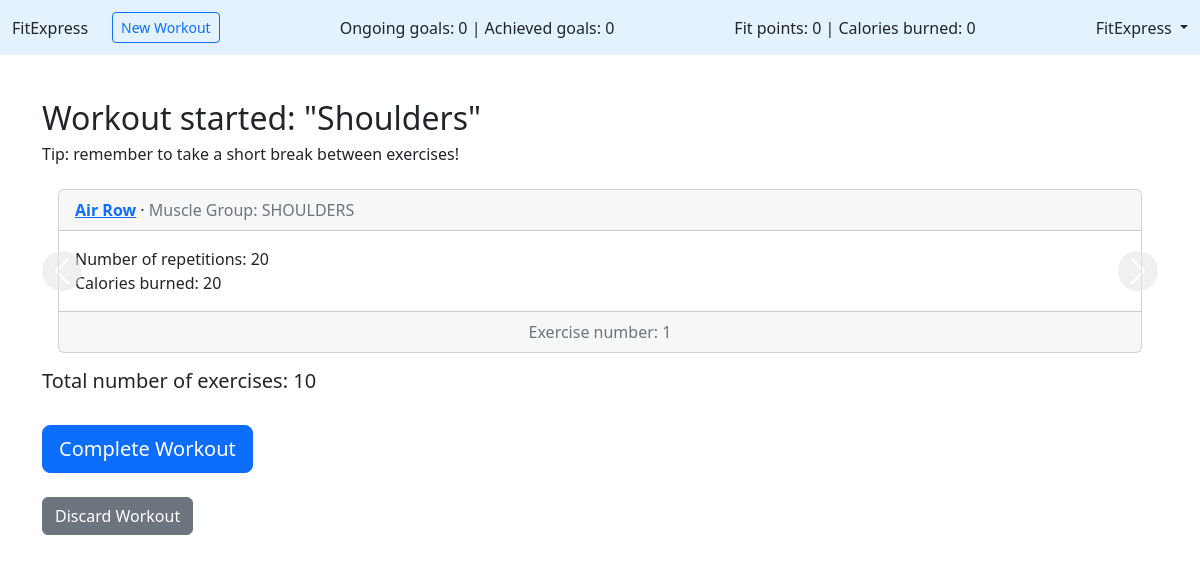
The app's page /workouts/5/train (signed in) with its own data.
### accounts/models.py (models this page shows, shortened)
class CustomUser(AbstractUser):
    birth = models.DateField(null=True, blank=True)
    calories_burned = models.PositiveIntegerField(default=0)
    fit_points = models.PositiveIntegerField(default=0)
    weight = models.PositiveIntegerField(null=True)
    completed_goals = models.PositiveIntegerField(default=0)
    active_goals = models.PositiveIntegerField(default=0)

### workouts/models.py (models this page shows, shortened)
class Workout(models.Model):
    title = models.CharField(max_length=255)
    description = models.TextField()
    exercise_num = models.PositiveIntegerField(default=0)
    last_training_date = models.DateField(null=True, blank=True)
    kcal = models.PositiveIntegerField(default=0)
    author = models.ForeignKey(
        settings.AUTH_USER_MODEL,
        on_delete=models.CASCADE,
    )

class WorkoutExercises(models.Model):
    workout = models.ForeignKey(Workout, on_delete=models.CASCADE)
    exercise = models.ForeignKey(Exercises, on_delete=models.CASCADE)
    repetitions = models.PositiveIntegerField()
    kcal_tot = models.PositiveIntegerField()

class Exercises(models.Model):
    muscle_group = models.TextField(choices=MuscleGroups.choices)
    title = models.CharField(max_length=255)
    kcal_rep = models.PositiveIntegerField()

### workouts/views.py (the view, shortened to what this page needs)
# urls.py: path("<int:pk>/train", WorkoutTrainView.as_view(), name="workouttrain"),
class WorkoutTrainView(LoginRequiredMixin, UserPassesTestMixin, UpdateView):
    model = Workout
    fields = ()
    template_name = "workout_train.html"
    success_url = reverse_lazy("home")
    def test_func(self):  # new
        obj = self.get_object()
        if obj.author.username != "FitExpress":
            return obj.author == self.request.user
        else:
            return True
    def get_context_data(self, **kwargs):
        context = super().get_context_data(**kwargs)
        context["exercises"] = WorkoutExercises.objects.filter(workout=self.kwargs["pk"])
        return context

### templates/workout_train.html (shortened to what this page needs)
{% extends "base_workout.html" %}
{% block content %}
    {% if exercises.count > 0 %}
    <form action="" method="post">{% csrf_token %}
    <h2>Workout started: "{{ workout.title }}"</h2>
    <h6>Tip: remember to take a short break between exercises!</h6>
    <div id="CarouselWithControls" class="carousel slide" data-ride="carousel">
                <div class="carousel-inner">
                {% for exercise in exercises %}
                    {% if forloop.first %}
                      <div class="carousel-item {% if forloop.first %} active {% endif %}">
                       <div class="card">
                        <div class="card-header">
                        <span class="fw-bold">
                          <a href="#">{{ exercise.exercise.title }}</a>
                        </span> &middot;
                        <span class="text-muted">Muscle Group: {{ exercise.exercise.muscle_group }}</span>
                      </div>
                      <div class="card-body">
                        Number of repetitions: {{ exercise.repetitions }} <br>
                        Calories burned: {{ exercise.kcal_tot }}
                      </div>
                      <div class="card-footer text-center text-muted">
                        Exercise number: {{ forloop.counter}}
                      </div>
                        </div>
                      </div>
                    {% endif %}
                {% endfor %}
                    </div>
                <a class="carousel-control-prev" href="#CarouselWithControls" role="button" data-bs-slide="prev">
                  <span class="carousel-control-prev-icon" aria-hidden="true"></span>
                </a>
                <a class="carousel-control-next" href="#CarouselWithControls" role="button" data-bs-slide="next">
                  <span class="carousel-control-next-icon" aria-hidden="true"></span>
                </a>
    </div>
    <h5>Total number of exercises: {{ exercises.count }}</h5>
    <br><button class="btn btn-primary btn-lg" type="submit">Complete Workout</button>
    <p><br><a class="btn btn-secondary" href="{% url 'home' %}" role="button">Discard Workout</a></p>
    </form>
    {% else %}
        <h4>Your workout doesn't have any exercises yet!</h4>
         <p><br><a class="btn btn-primary" href="{% url 'workoutexercise_new' workout.pk %}" role="button">Add new exercise</a></p>
    {% endif %}
{% endblock content %}

### templates/base_workout.html (shortened to what this page needs)
<!DOCTYPE html>
<html>
<head>
  <link href="https://cdn.jsdelivr.net/npm/bootstrap@5.2.3/dist/css/bootstrap.min.css" rel="stylesheet"
>
</head>
<body>
  <header class="p-3 mb-3 border-bottom">
    <div class="d-flex flex-wrap align-items-center justify-content-center
        justify-content-lg-start fixed-top" style="background-color: #e3f2fd; padding: 1%">
      <a class="navbar-brand" href="{% url 'home' %}">FitExpress</a>
      {% if user.is_authenticated %}
      <ul class="nav col-12 col-lg-auto me-lg-auto mb-2 justify-content-center
          mb-md-0 ms-4">
        <li><a type="button" class="btn btn-outline-primary btn-sm" href="{% url "workoutnew" %}">New Workout</a></li>
      </ul>
      <ul class="nav col-12 col-lg-auto me-lg-auto mb-2 justify-content-center
          mb-md-0">
        <li>Ongoing goals: {{ user.active_goals }} | Achieved goals: {{ user.completed_goals }}</li>
      </ul>
      <ul class="nav col-12 col-lg-auto me-lg-auto mb-2 justify-content-center mb-md-0">
        <li>Fit points: {{ user.fit_points }} | Calories burned: {{ user.calories_burned }}</li>
      </ul>
      <div class="dropdown text-end">
        <a href="#" class="d-block link-dark text-decoration-none dropdown-toggle" id="dropdownUser1"
          data-bs-toggle="dropdown" aria-expanded="false">
          {{ user.username }}
        </a>
      </div>
      {% else %}
      <div class="text-end" style="margin-left: 2%;">
        <a href="{% url 'login' %}" class="btn btn-outline-primary me-2">
          Log In</a>
        <a href="{% url 'signup' %}" class="btn btn-primary">Sign Up</a>
      </div>
      {% endif %}
    </div>
  </header>
  <main>
    <div class="container">
      {% block content %}
      {% endblock content %}
    </div>
  </main>
</body>
</html>

### templates/workout_train.html (style rules this page uses)
.carousel-inner { padding: 1em; }
.carousel-control-prev, .carousel-control-next { background-color: #e1e1e1; width: 5vh; height: 5vh; border-radius: 50%; top: 50%; transform: translateY(-50%); }

### templates/base_workout.html (style rules this page uses)
.container { margin-top: 5.5%; }

### records on screen
CustomUser: active_goals "0", completed_goals "0", fit_points "0", calories_burned "0", username "FitExpress"
Workout: title "Shoulders"
WorkoutExercises: exercise "Air Row", exercise.muscle_group "SHOULDERS", repetitions "20", kcal_tot "20"

### other values on screen
{{ exercises.count }} "10"
